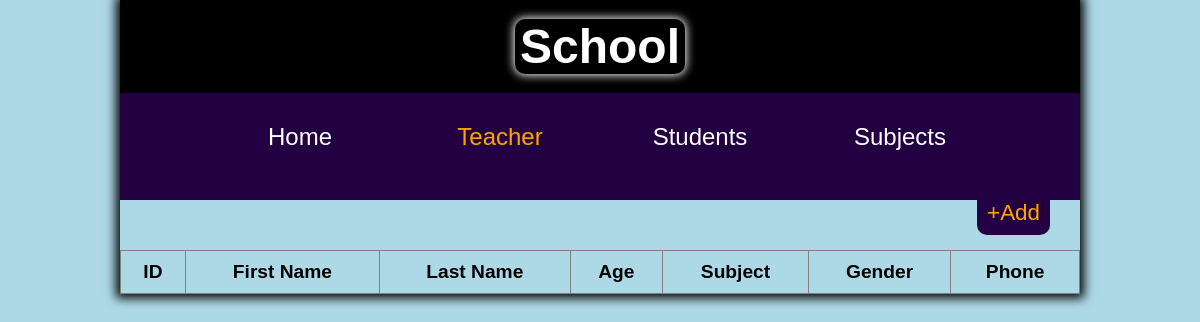
/teacher/, run on an earlier commit of the app's database.
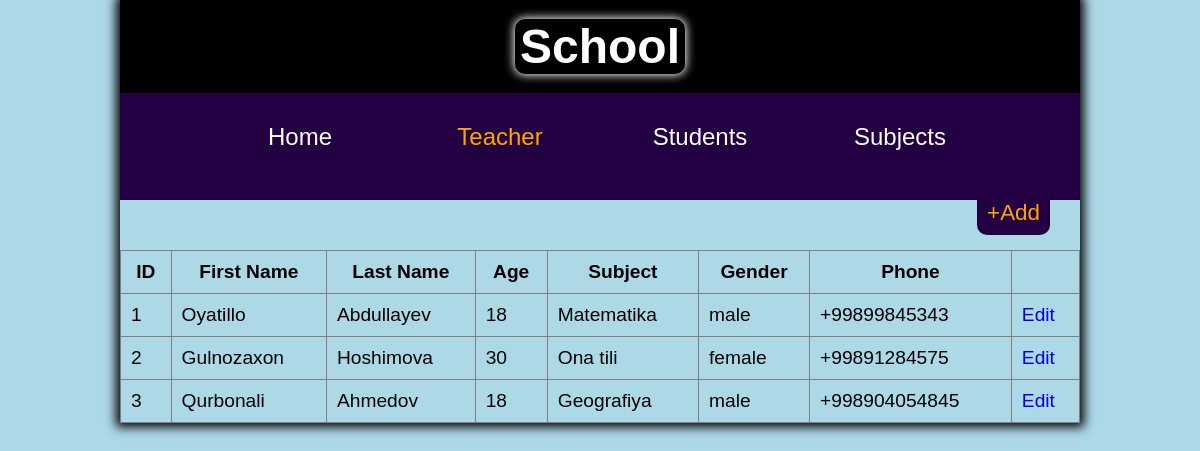
And on a later commit of the database.
### home/models.py (models this page shows, shortened)
class Teacher(models.Model):
    GENDER = (
        ('male', "Male"),
        ('female', 'Female'),
    )
    first_name = models.CharField(max_length=30)
    last_name = models.CharField(max_length=30)
    age = models.PositiveIntegerField(blank=True, null=True)
    subject = models.ForeignKey(Subject, on_delete=models.CASCADE, null=True, blank=True)
    gender = models.CharField(max_length=6,choices=GENDER)
    phone = models.CharField(max_length=13, blank=True, null=True)

class Subject(models.Model):
    name = models.CharField(max_length=12)
    def __str__(self):
        return self.name

### home/views.py (the view)
# urls.py: path("teacher/", teacher),
def teacher(request):
    context = {
        "teachers": list(Teacher.objects.all()),
    }
    return render(request, "teacher.html", context)

### templates/teacher.html (shortened to what this page needs)
<!DOCTYPE html>
<html lang="en">
    <head>
    </head>
    <body>
        <div class="container">
            <div class="header">
                <div class="title">
                    <div class="text"><h1>School</h1></div>
                </div>
                <div class="nav">
                    <ul>
                        <a href="/home/"><li>Home</li></a>
                        <a href="/teacher/"><li class="active">Teacher</li></a>
                        <a href="/student"><li>Students</li></a>
                        <a href="/subject"><li>Subjects</li></a>
                    </ul>
                </div>
            </div>
            <div class="content">
                <div class="add"><a href="/teacher-add/">+Add</a></div>
                <table
                    border="1"
                    style="border-collapse: collapse"
                    width="100%"
                >
                    <tr>
                        <th>ID</th>
                        <th>First Name</th>
                        <th>Last Name</th>
                        <th>Age</th>
                        <th>Subject</th>
                        <th>Gender</th>
                        <th>Phone</th>
                    </tr>
                    {% for teacher in teachers %}
                    <tr>
                        <td>{{teacher.id}}</td>
                        <td>
                            {{teacher.first_name}}
                        </td>
                        <td>{{teacher.last_name}}</td>
                        <td>{{teacher.age}}</td>
                        <td>{{teacher.subject}}</td>
                        <td>{{teacher.gender}}</td>
                        <td>{{teacher.phone}}</td>
                        <td>
                            <a href="/teacher-edit/{{teacher.id}}" class="edit">Edit</a>
                        </td>
                    </tr>
                    {% endfor %}
                </table>
            </div>
        </div>
    </body>
</html>

What changed in the data, as far as the page shows it:
added Teacher: id "1", first_name "Oyatillo", last_name "Abdullayev", age "18", subject "Matematika", gender "male", phone "+99899845343"
added Teacher: id "2", first_name "Gulnozaxon", last_name "Hoshimova", age "30", subject "Ona tili", gender "female", phone "+99891284575"
added Teacher: id "3", first_name "Qurbonali", last_name "Ahmedov", age "18", subject "Geografiya", gender "male", phone "+998904054845"
